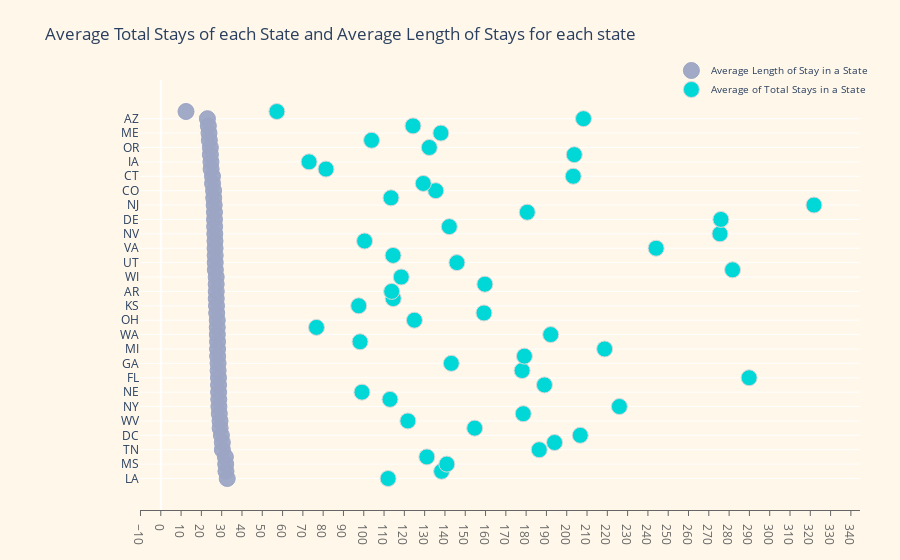

This figure's notebook cell:
### Code cell
query2 = """SELECT
  state, AVG(average_length_of_stays_days) as average_length_of_stays_days, AVG(total_stays) as total_stays
FROM
  `bigquery-public-data.cms_medicare.nursing_facilities_2014`
  GROUP BY 
  state
ORDER BY
  average_length_of_stays_days DESC;
        """
response2 = medicare.query_to_pandas_safe(query2)
response2.head(10)


trace0 = go.Scatter(
    x=response2.average_length_of_stays_days,
    y=response2.state,
    mode='markers',
    name='Average Length of Stay in a State',
    marker=dict(
        color='rgba(156, 165, 196, 0.95)',
        line=dict(
            color='rgba(156, 165, 196, 1.0)',
            width=1,
        ),
        symbol='circle',
        size=16,
    )
)
trace1 = go.Scatter(
    x=response2.total_stays,
    y=response2.state,
    mode='markers',
    name='Average of Total Stays in a State ',
    marker=dict(
        color='#00d8d8',
        line=dict(
            color='rgba(217, 217, 217, 1.0)',
            width=1,
        ),
        symbol='circle',
        size=16,
    )
)

data = [trace0, trace1]
layout = go.Layout(
    title="Average Total Stays of each State and Average Length of Stays for each state ",
    xaxis=dict(
        showgrid=False,
        showline=True,
        linecolor='rgb(102, 102, 102)',
        titlefont=dict(
            color='rgb(204, 204, 204)'
        ),
        tickfont=dict(
            color='rgb(102, 102, 102)',
        ),
#         autotick=False,
        dtick=10,
        ticks='outside',
        tickcolor='rgb(102, 102, 102)',
    ),
    margin=dict(
        l=140,
        r=40,
        b=50,
        t=80
    ),
    legend=dict(
        font=dict(
            size=10,
        ),
        yanchor='middle',
        xanchor='right',
    ),
#     width=800,
    height=600,
    paper_bgcolor='rgb(254, 247, 234)',
    plot_bgcolor='rgb(254, 247, 234)',
    hovermode='closest',
)
fig = go.Figure(data=data, layout=layout)
iplot(fig, filename='lowest-oecd-votes-cast')

### Figure 1 — Plotly figure (JSON) as saved in the notebook; plotly's stock layout.template omitted (floating-point values rounded to 4 significant figures)
{"data": [{"marker": {"color": "rgba(156, 165, 196, 0.95)", "line": {"color": "rgba(156, 165, 196, 1.0)", "width": 1}, "size": 16, "symbol": "circle"}, "mode": "markers", "name": "Average Length of Stay in a State", "x": [32.73, 32.11, 31.97, 31.81, 30.35, 30.32, 29.86, 29.23, 29.18, 28.83, 28.63, 28.56, 28.48, 28.46, 28.42, 28.24, 28.21, 28.01, 27.98, 27.97, 27.86, 27.83, 27.82, 27.54, 27.45, 27.32, 27.32, 27.29, 27.29, 26.89, 26.81, 26.81, 26.74, 26.7, 26.6, 26.53, 26.47, 26.45, 26.31, 26.08, 26.01, 25.5, 25.47, 24.79, 24.71, 24.44, 24.43, 23.93, 23.75, 23.43, 22.97, 12.42], "y": ["LA", "IN", "MS", "TX", "TN", "IL", "DC", "KY", "WV", "CA", "NY", "WY", "NE", "SC", "FL", "NC", "GA", "NH", "MI", "HI", "WA", "SD", "OH", "VT", "KS", "ID", "AR", "PA", "WI", "MD", "UT", "MO", "VA", "OK", "NV", "NM", "DE", "AL", "NJ", "MT", "CO", "RI", "CT", "ND", "IA", "MA", "OR", "AK", "ME", "MN", "AZ", "PR"], "type": "scatter"}, {"marker": {"color": "#00d8d8", "line": {"color": "rgba(217, 217, 217, 1.0)", "width": 1}, "size": 16, "symbol": "circle"}, "mode": "markers", "name": "Average of Total Stays in a State ", "x": [112.0, 138.3, 140.9, 131.1, 186.5, 194.0, 206.7, 154.7, 121.7, 178.6, 225.9, 112.9, 99.12, 189.0, 289.9, 178.0, 143.1, 179.1, 218.7, 98.17, 192.1, 76.71, 125.0, 159.2, 97.52, 114.5, 113.7, 159.7, 118.5, 281.7, 145.9, 114.4, 244.0, 100.4, 275.5, 142.1, 275.9, 180.6, 321.8, 113.4, 135.5, 129.3, 203.2, 81.39, 73.06, 203.7, 132.3, 103.9, 138.0, 124.3, 208.3, 57.2], "y": ["LA", "IN", "MS", "TX", "TN", "IL", "DC", "KY", "WV", "CA", "NY", "WY", "NE", "SC", "FL", "NC", "GA", "NH", "MI", "HI", "WA", "SD", "OH", "VT", "KS", "ID", "AR", "PA", "WI", "MD", "UT", "MO", "VA", "OK", "NV", "NM", "DE", "AL", "NJ", "MT", "CO", "RI", "CT", "ND", "IA", "MA", "OR", "AK", "ME", "MN", "AZ", "PR"], "type": "scatter"}], "layout": {"hovermode": "closest", "legend": {"font": {"size": 10}, "xanchor": "right", "yanchor": "middle"}, "margin": {"b": 50, "l": 140, "r": 40, "t": 80}, "paper_bgcolor": "rgb(254, 247, 234)", "plot_bgcolor": "rgb(254, 247, 234)", "title": {"text": "Average Total Stays of each State and Average Length of Stays for each state "}, "xaxis": {"dtick": 10, "linecolor": "rgb(102, 102, 102)", "showgrid": false, "showline": true, "tickcolor": "rgb(102, 102, 102)", "tickfont": {"color": "rgb(102, 102, 102)"}, "ticks": "outside", "title": {"font": {"color": "rgb(204, 204, 204)"}}, "type": "linear", "range": [-10.28, 344.5], "autorange": true}, "yaxis": {"type": "category", "range": [-4.243, 55.24], "autorange": true}, "autosize": true}}
